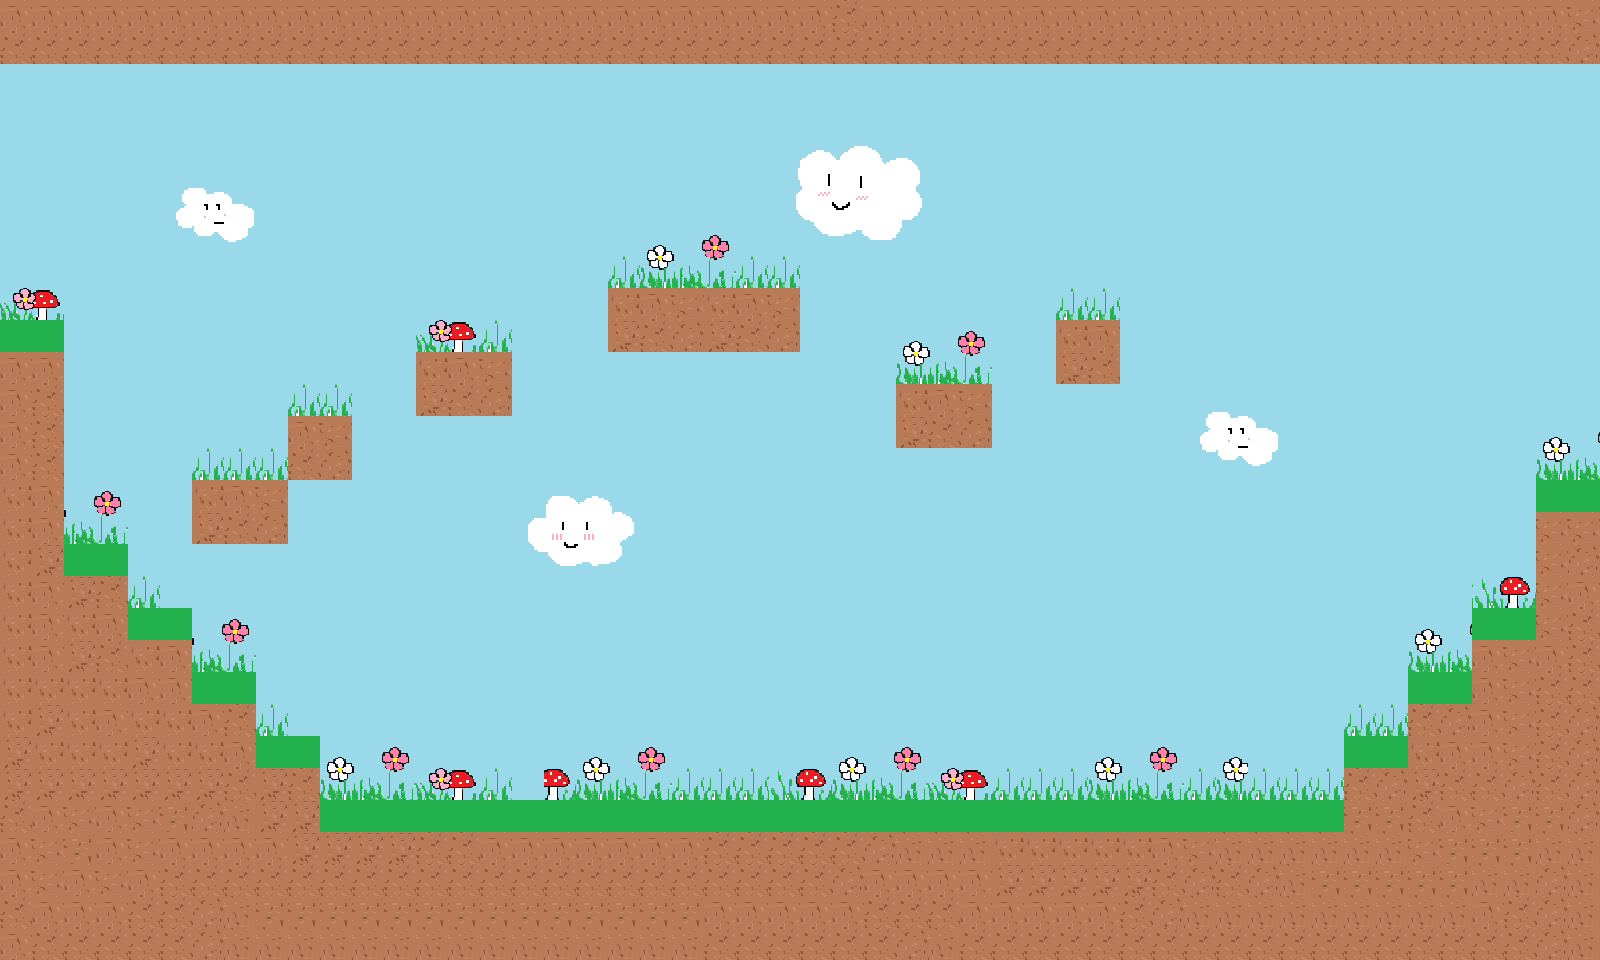

A 2D game scene composited from a Tiled map and its tileset images. What follows is a short description and the map's XML, with every tile layer's data as written:
An orthogonal 50x30 tile map with 32x32 px tiles, 1 tile layer (Calque de Tuiles 1), 6 tilesets.

<map version="1.8" tiledversion="1.8.4" orientation="orthogonal" renderorder="right-down" width="50" height="30" tilewidth="32" tileheight="32" infinite="0" nextlayerid="2" nextobjectid="1">
 <tileset firstgid="1" source="../Tiles/Forest.tsx" />
 <tileset firstgid="129" source="../Tiles/Cloud.tsx" />
 <tileset firstgid="193" source="../Tiles/Tree.tsx" />
 <tileset firstgid="257" source="../Tiles/NykauSpawnBlock.tsx" />
 <tileset firstgid="273" source="../Tiles/CthululuSpawnBlock.tsx" />
 <tileset firstgid="401" source="../Tiles/MonsterSpawnBlock.tsx" />
 <layer id="1" name="Calque de Tuiles 1" width="50" height="30">
  <data encoding="csv">
70,70,70,70,70,70,70,70,70,70,70,70,70,70,70,70,70,70,70,70,70,70,70,70,70,70,86,70,70,70,70,70,70,70,70,70,70,70,70,70,70,70,70,70,70,70,70,70,70,71,
86,86,86,86,86,86,86,86,86,86,86,86,86,86,86,86,86,86,86,86,86,86,86,86,86,86,86,86,86,86,86,86,86,86,86,86,86,86,86,86,86,86,86,86,86,86,86,86,86,87,
4,5,6,7,8,9,10,26,10,10,10,26,26,26,9,10,10,26,7,8,9,10,10,6,7,8,9,10,10,26,5,6,7,8,9,10,26,10,10,10,10,10,10,10,26,26,26,26,26,25,
4,5,6,7,8,9,10,26,26,26,26,24,25,26,10,26,26,26,8,9,10,10,26,7,8,9,10,10,26,5,6,7,8,9,10,10,26,26,26,26,26,26,26,26,21,22,23,24,25,26,
3,4,5,6,7,8,9,10,21,22,23,24,25,26,26,24,25,26,9,10,10,26,10,8,132,133,134,135,136,7,8,9,10,10,26,26,21,22,23,24,25,26,25,26,27,10,11,27,26,27,
19,20,21,22,23,173,174,175,176,18,19,20,21,22,23,24,25,26,10,10,26,25,26,10,140,141,142,143,144,10,10,10,10,26,19,20,21,26,26,26,26,26,26,26,26,11,11,24,25,26,
6,7,37,38,22,181,182,183,184,18,19,20,21,22,23,24,25,26,26,26,24,25,26,26,148,149,150,151,152,26,26,26,26,22,23,24,25,26,26,26,26,26,26,26,26,26,26,24,25,26,
6,7,23,7,8,189,190,191,192,18,19,20,21,17,18,19,3,3,3,4,41,42,43,19,146,157,158,159,160,23,24,25,26,26,26,10,10,10,26,26,26,26,26,26,26,26,26,26,26,11,
44,45,7,8,9,9,24,1,17,18,19,20,21,17,18,19,19,19,3,62,57,58,59,62,62,22,23,24,25,26,22,23,24,25,26,26,26,26,26,26,26,26,26,26,26,26,26,26,27,27,
60,61,7,8,9,25,20,1,2,3,4,5,6,7,8,8,8,8,19,69,70,71,69,70,71,23,24,25,26,24,24,24,19,62,62,22,23,24,25,26,26,26,24,24,26,26,26,23,24,25,
82,83,7,8,9,20,20,1,1,2,3,4,5,60,61,62,24,24,24,85,86,87,85,86,87,24,24,24,41,42,43,23,24,69,70,8,8,24,24,24,24,24,38,17,20,21,22,23,24,25,
70,70,7,8,9,20,21,17,1,1,2,3,4,69,70,71,8,4,4,1,1,17,17,18,19,20,21,22,57,58,59,23,24,85,86,24,129,130,130,176,5,6,6,6,20,21,22,23,24,25,
70,86,7,8,9,4,4,20,17,62,62,19,20,85,86,87,24,20,20,17,17,17,18,19,20,21,22,23,69,70,71,39,39,39,39,39,129,173,174,175,176,23,23,23,23,20,21,22,23,24,
70,86,7,8,9,20,20,20,21,70,71,6,6,6,7,6,6,7,22,22,4,4,20,20,20,20,20,20,85,86,87,4,20,20,4,5,137,181,182,183,184,39,39,39,22,23,21,22,41,42,
70,86,7,8,9,22,62,62,62,86,87,22,22,6,6,22,6,7,6,6,6,6,6,6,6,6,6,6,20,20,20,20,20,21,4,4,20,189,190,191,192,38,38,38,38,39,21,22,57,58,
69,70,42,43,9,4,69,70,71,22,22,22,20,22,22,22,153,154,155,156,22,22,22,22,22,22,22,22,22,22,22,22,22,22,20,20,22,22,38,38,38,38,39,6,7,20,21,22,83,84,
69,70,58,59,9,20,85,86,87,6,7,8,9,21,22,22,161,162,163,164,22,22,6,6,22,22,6,22,22,20,21,22,5,5,5,6,7,8,9,26,23,23,23,6,7,20,21,5,71,71,
69,85,82,83,9,4,4,5,5,6,7,8,9,198,199,200,169,170,171,172,21,22,6,6,6,6,22,4,5,20,21,22,21,21,5,5,5,5,6,7,8,9,39,6,4,20,21,5,71,87,
69,70,85,86,62,24,3,4,5,5,6,5,5,6,7,8,9,4,4,20,21,22,22,22,22,22,4,5,4,20,21,22,22,21,21,21,5,6,7,8,9,9,6,22,20,20,63,64,71,70,
69,70,69,70,82,83,42,43,21,5,5,21,5,6,7,8,9,20,4,20,21,22,20,21,22,4,4,4,20,1,2,3,4,5,5,6,5,6,7,8,9,9,7,8,41,42,83,84,71,86,
69,70,85,86,69,70,58,59,5,6,7,8,9,6,7,8,9,1,2,3,4,5,6,7,8,20,20,20,20,1,2,3,4,5,5,6,7,8,9,9,9,25,7,8,57,58,70,71,70,86,
69,69,69,69,70,70,82,83,21,22,23,24,25,9,9,9,9,17,18,19,20,21,22,23,24,4,4,20,20,1,2,3,4,5,5,6,7,8,9,25,25,6,7,8,83,84,70,71,86,86,
69,85,69,70,69,69,70,86,62,22,25,26,27,28,29,30,31,32,25,26,27,28,29,30,31,32,25,26,27,28,29,30,31,32,25,26,27,28,29,30,31,32,62,62,86,87,70,71,86,87,
85,69,69,69,85,69,69,70,83,84,41,42,43,44,45,46,47,48,41,42,43,12,12,46,47,48,41,42,43,44,45,46,47,48,41,42,43,44,41,46,47,48,83,84,69,70,70,71,86,87,
85,85,85,85,85,85,85,86,85,86,57,58,59,60,61,62,303,64,57,58,59,62,62,62,63,64,57,58,59,60,61,62,62,62,57,58,59,62,57,62,62,62,86,87,85,86,86,87,86,87,
86,70,71,70,71,72,87,88,85,85,94,94,94,94,94,94,94,94,94,94,94,94,94,94,94,94,94,94,268,94,94,94,94,94,94,94,94,94,94,94,95,94,72,72,86,70,71,72,72,87,
70,71,72,70,71,70,70,70,70,85,85,85,85,86,86,70,70,70,70,70,70,70,86,86,86,86,86,87,88,88,88,69,69,69,69,69,70,71,88,88,88,88,88,88,71,72,72,72,88,88,
70,71,70,71,70,86,86,86,86,86,86,86,86,86,86,86,86,86,86,86,86,86,86,86,86,86,87,70,70,70,70,85,85,85,85,85,86,87,86,87,88,72,72,72,72,72,88,88,87,88,
86,70,70,70,86,86,87,88,72,72,72,72,72,72,72,72,72,72,72,72,72,72,70,70,70,70,70,86,86,86,70,70,70,70,70,86,87,88,88,88,88,88,88,88,88,88,70,86,87,88,
70,86,86,86,86,86,87,88,88,88,88,88,88,88,88,88,88,88,88,88,88,88,86,86,86,86,86,86,87,88,86,86,86,86,86,86,86,86,86,86,86,86,86,86,86,86,86,86,87,88
</data>
 </layer>
</map>
